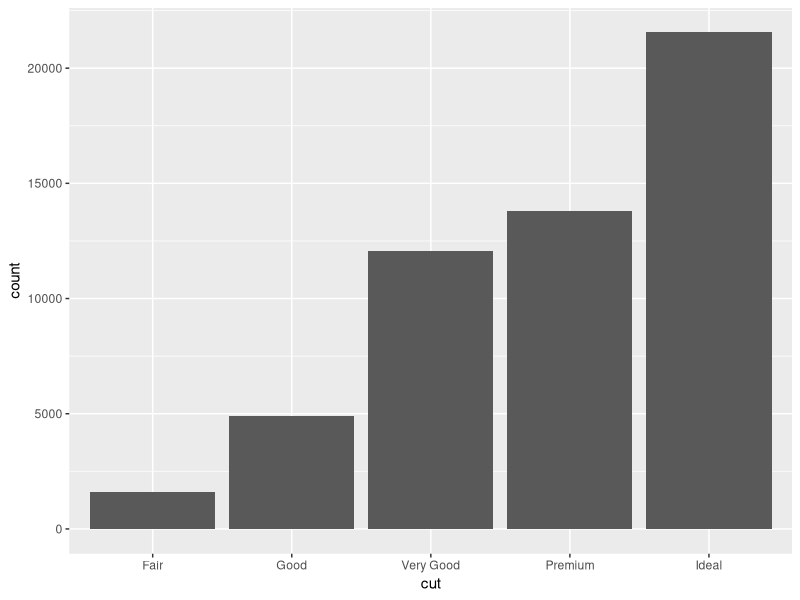
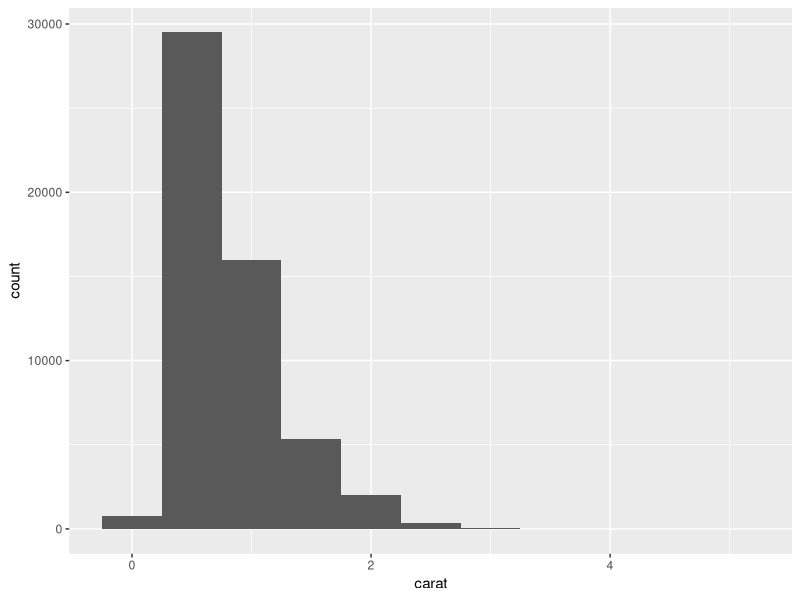
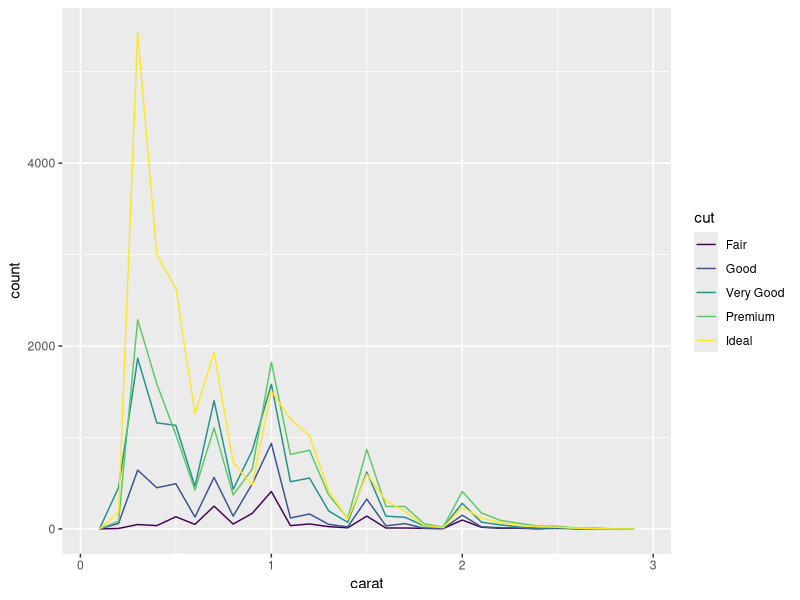
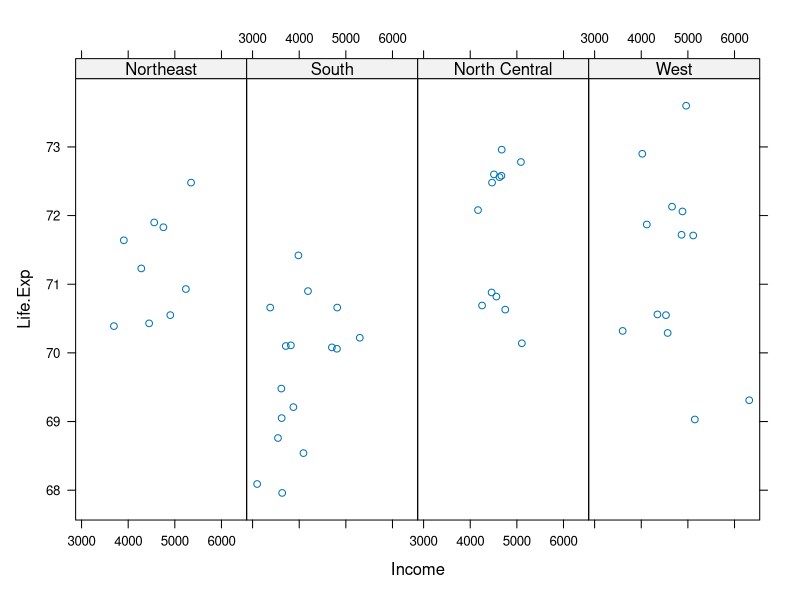

Write R code to recreate these figures, in order.
## ---- chunk 1
library(tidyverse)
## ---- chunk 2
ggplot(data = diamonds) +
  geom_bar(mapping = aes(x = cut))
## ---- chunk 3
ggplot(data = diamonds) +
  geom_histogram(mapping = aes(x = carat), binwidth = 0.5)
## ---- chunk 4
smaller <- diamonds %>% 
filter(carat < 3)
ggplot(data = smaller, mapping = aes(x = carat, colour = cut)) +
geom_freqpoly(binwidth = 0.1)
## ---- chunk 5
library(lattice)
## ---- chunk 6
state <- data.frame(state.x77, region = state.region)
xyplot(Life.Exp ~ Income | region, data = state, layout = c(4, 1))
